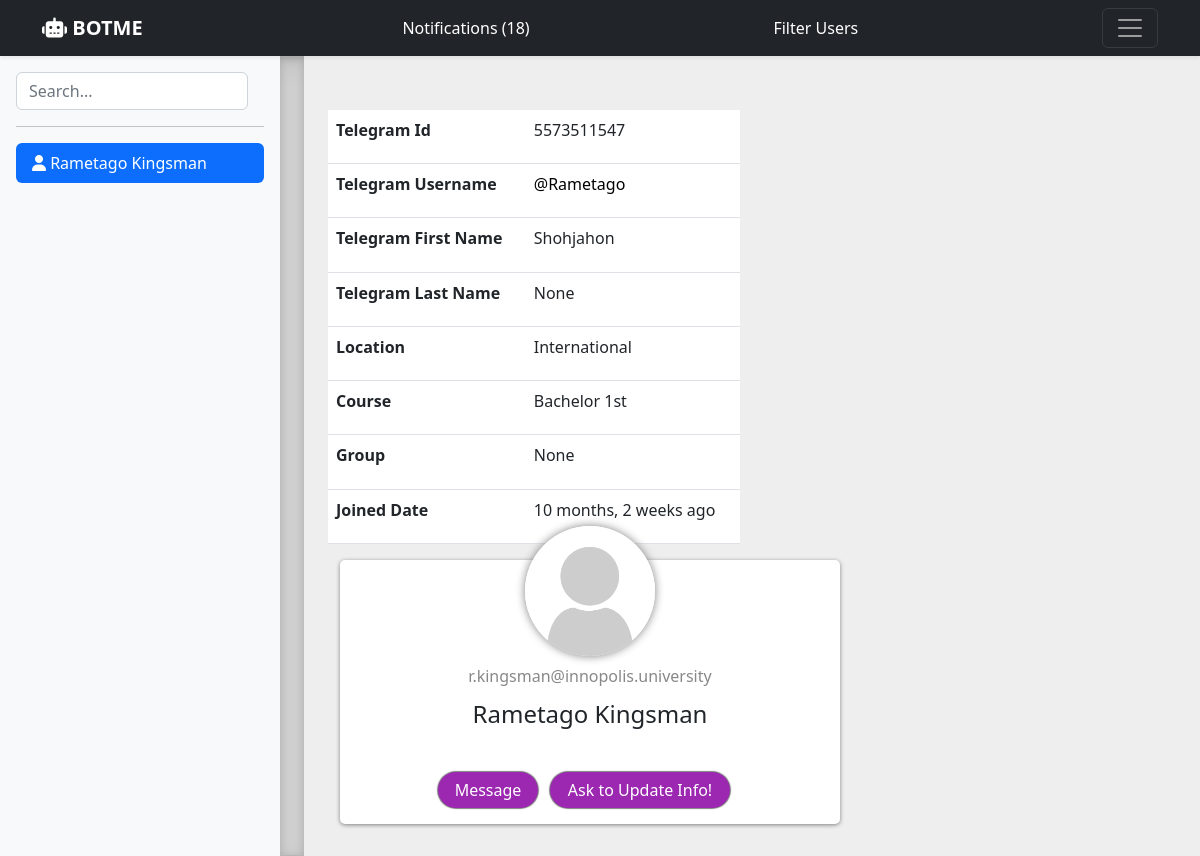
Screenshot of /profile/3 (signed in) with the database file from the repository.
### contact/models.py (models this page shows, shortened)
class User(AbstractBaseUser, PermissionsMixin):
    Bs_1 = 'Bachelor 1st'
    Bs_2 = 'Bachelor 2nd'
    Bs_3 = 'Bachelor 3rd'
    Bs_4 = 'Bachelor 4th'
    Ms_1 = 'Master 1st'
    Ms_2 = 'Master 2nd'
    Phd = 'Phd'
    CHOICES = (
        (Bs_1, 'Bachelor 1st'),
        (Bs_2, 'Bachelor 2nd'),
        (Bs_3, 'Bachelor 3rd'),
        (Bs_4, 'Bachelor 4th'),
        (Ms_1, 'Master 1st'),
        (Ms_2, 'Master 2nd'),
        (Phd, 'Phd')
    )
    INTERNATIONAL = "International"
    CIS = "CIS"
    RUSSIAN = "Russian"
    LOCATIONS = (
        (INTERNATIONAL, 'International'),
        (CIS, "CIS"),
        (RUSSIAN, "Russian")
    )
    username = models.CharField(max_length=50, unique=True)
    telegram_username = models.CharField(max_length=250, null=True, blank=True)
    email = models.EmailField(max_length=250, unique=True, null=True, blank=True)
    inno_email = models.EmailField(max_length=250, unique=True, null=True, blank=True)
    first_name = models.CharField(max_length=30, blank=True, null=True)
    last_name = models.CharField(max_length=30, blank=True, null=True)
    telegram_first_name = models.CharField(max_length=30, blank=True, null=True)
    telegram_last_name = models.CharField(max_length=30, blank=True, null=True)
    is_active = models.BooleanField(default=True)
    is_staff = models.BooleanField(default=False)
    is_superuser = models.BooleanField(default=False)
    date_joined = models.DateTimeField(default=timezone.now)
    receive_notification = models.BooleanField(default=True)
    course = models.CharField(max_length=20, choices=CHOICES, null=True, blank=True)
    group = models.CharField(max_length=20, null=True, blank=True)
    location = models.CharField(max_length=50, choices=LOCATIONS, null=True, blank=True)
    objects = UserManager()
    USERNAME_FIELD = 'username'

### contact/views.py (the view)
# urls.py: path('profile/<int:user_id>', views.profile, name='profile'),
@login_required
def profile(request, user_id):
    cur_user = User.objects.get(id=user_id)
    Notification.objects.filter(created_by=cur_user).filter(is_read=False).filter(notification_type='new_join').update(is_read=True)
    return render(request, 'profile.html', {"cur_user": cur_user})

### contact/context_processors.py (called while the page is built)
def notifications(request):
    all_notifications = Notification.objects.filter(is_read=False)
    message_notifications = all_notifications.filter(notification_type="message")
    new_join_notifications = all_notifications.filter(notification_type="new_join")
    return {'notifications': all_notifications, 'message_notifications': message_notifications, 'new_join_notifications': new_join_notifications}

def users(request):
    users = User.objects.all().exclude(is_superuser=True)
    return {'users': users}

### contact/templates/profile.html (shortened to what this page needs)
{% extends 'base.html' %}
{% load static %}
{% load humanize %}
{% block content %}
<div class="container m-4 ">
  <div class="row info-msg">
    <div class="msg-info" id="info-message"></div>
  </div>
  <div class="profile_container">
    <div class="row user_info_table">
      <table id="example" class="table">
        <tbody>
            <tr>
              <td><strong>Telegram Id</strong></td>
              <td>{{cur_user.username}}</td>
            </tr>
            <tr>
              <td><strong>Telegram Username</strong></td>
              <td><a href="https://t.me/{{cur_user.telegram_username}}" target="_blank" class="alias">@{{cur_user.telegram_username}}</a></td>
            </tr>
            <tr>
              <td><strong>Telegram First Name</strong></td>
              <td>{{cur_user.telegram_first_name}}</td>
            </tr>
            <tr>
              <td><strong>Telegram Last Name</strong></td>
              <td>{{cur_user.telegram_last_name}}</td>
            </tr>
            <tr>
              <td><strong>Location</strong></td>
              <td>{{cur_user.location}}</td>
            </tr>
            <tr>
              <td><strong>Course</strong></td>
              <td>{{cur_user.course}}</td>
            </tr>
            <tr>
              <td><strong>Group</strong></td>
              <td>{{cur_user.group}}</td>
            </tr>
            <tr>
              <td><strong>Joined Date</strong></td>
              <td>{{cur_user.date_joined|naturaltime}}</td>
            </tr>
        </tbody>
      </table>
    </div>
    <div class="main_info">
      <div class="card-avatar">
            <img class="img" src="../../static/img/empty.png" alt="avatar">
      </div>
      <div class="inno_email">{{cur_user.inno_email}}</div>
      <div class="personal_info">{{cur_user.first_name}} {{cur_user.last_name}}</div>
      <div class="row buttons_row">
        <div class="msg_btn">
          <a href="{% url 'conversation' cur_user.id %}" >Message</a>
        </div>
        <div class=" request_info">
          <button class="request_info_btn" onclick="requestButton()">Ask to Update Info!</button>
        </div>
      </div>
    </div>
  </div>
</div>
{% endblock %}

### contact/templates/base.html (shortened to what this page needs)
{% load static %}
<!doctype html>
<html lang="en">
  <head>
    <link rel="stylesheet" type="text/css" href="{% static 'css/bootstrap.min.css' %}">
    <link rel="stylesheet" href="https://cdnjs.cloudflare.com/ajax/libs/font-awesome/6.2.0/css/all.css">
    <link rel="stylesheet" type="text/css" href="{% static 'css/style.css' %}">
  </head>
  <body>
<header>
  <div class="navbar navbar-dark bg-dark shadow-sm">
    <div class="container header_container">
      <a href="/" class="navbar-brand d-flex align-items-center">
        <strong><i class="fa-solid fa-robot"></i> BOTME</strong>
      </a>
      {% if request.user.is_authenticated %}
        <a href="{% url 'home' %}" class="navbar-item">Notifications ({{ notifications.count }})</a>
        <a href="{% url 'filter_users' %}" class="navbar-item">Filter Users</a>
      {% endif %}
      <button class="navbar-toggler" type="button" data-bs-toggle="collapse" data-bs-target="#navbarHeader" aria-controls="navbarHeader" aria-expanded="false" aria-label="Toggle navigation">
        <span class="navbar-toggler-icon"></span>
      </button>
    </div>
  </div>
</header>
<main class="d-flex flex-nowrap">
  <div class="d-flex flex-column flex-shrink-0 p-3 bg-light" style="width: 280px;">
    <form id="search-form" class="col-12 col-lg-auto mb-3 mb-lg-0 me-lg-3" role="search" onsubmit="return false;" autocomplete="off">
      <input type="search" class="form-control" id="search-input"  placeholder="Search..." aria-label="Search">
    </form>
    <hr>
    <ul class="nav nav-pills flex-column mb-auto">
      {% if cur_user %}
        <li>
          <a href="{% url 'profile' cur_user.id %}" class="nav-link active">
            <i class="fa-solid fa-user"></i>
            {{ cur_user.first_name }} {{cur_user.last_name }}
          </a>
        </li>
      {% endif %}
      <div id="results-box" style="overflow-y: auto; height: 650px;">
      </div>
    </ul>
  </div>
  <div class="b-example-divider b-example-vr"></div>
{% block content %}
{% endblock %}
</main>
  </body>
</html>

### static/css/style.css (style rules this page uses)
body { min-height: 100vh; min-height: 100%; }
html { height: 100%; }
main { height:max-content; overflow-x: auto; overflow-y: hidden; background-color: #eeeeee; }
a { text-decoration: none; color: #fff; }
.b-example-divider { height: 3rem; background-color: rgba(0, 0, 0, .1); border: solid rgba(0, 0, 0, .15); border-width: 1px 0; box-shadow: inset 0 .5em 1.5em rgba(0, 0, 0, .1), inset 0 .125em .5em rgba(0, 0, 0, .15); }
.b-example-vr { flex-shrink: 0; width: 1.5rem; height: 100vh; }
.buttons_row { width: auto; display: flex; }
.request_info_btn { border: none; padding: 6px; border-radius: 25px; background-color: #9c27b0; color: #fff; width: 180px; box-shadow: 0px 0px 1px 1px gray; }
.msg_btn { text-decoration: none; border: none; padding: 6px; border-radius: 25px; background-color: #9c27b0; color: #fff; width: 100px; box-shadow: 0px 0px 1px 1px gray; text-align: center; }
.alias { color: #000; }
.user_info_table { width: 50%; height: 450px; }
.main_info { padding: 16px; width: 500px; background-color: #fff; border-radius: 5px; box-shadow: 0 1px 4px 0 gray; flex-direction: column; display: flex; justify-content: center; align-items: center; flex-wrap: wrap; gap: 8px; }
.profile_container { padding-top: 20px; align-items: flex-start; justify-content: space-between; display: flex; flex-wrap: wrap; }
.personal_info { margin-bottom: 32px; font-size: 24px; }
.inno_email { color: #888; }
.request_info { width: auto; }
.info-msg { width: 100%; justify-self: center; height: 10px; }
.table { background-color: #fff; }
.card-avatar { max-width: 130px; max-height: 130px; margin: -50px auto 0; }
.img { width: 100%; height: auto; border-radius: 50%; box-shadow: 0 0 10px 0 gray; }

### rows the page displays
User: first_name "Rametago", last_name "Kingsman", username "5573511547", telegram_username "Rametago", telegram_first_name "Shohjahon", telegram_last_name "None", location "International", course "Bachelor 1st", group "None", date_joined "10 months, 2 weeks ago", inno_email "r.kingsman@innopolis.university"

### other values shown
{{ notifications.count }} "18"
